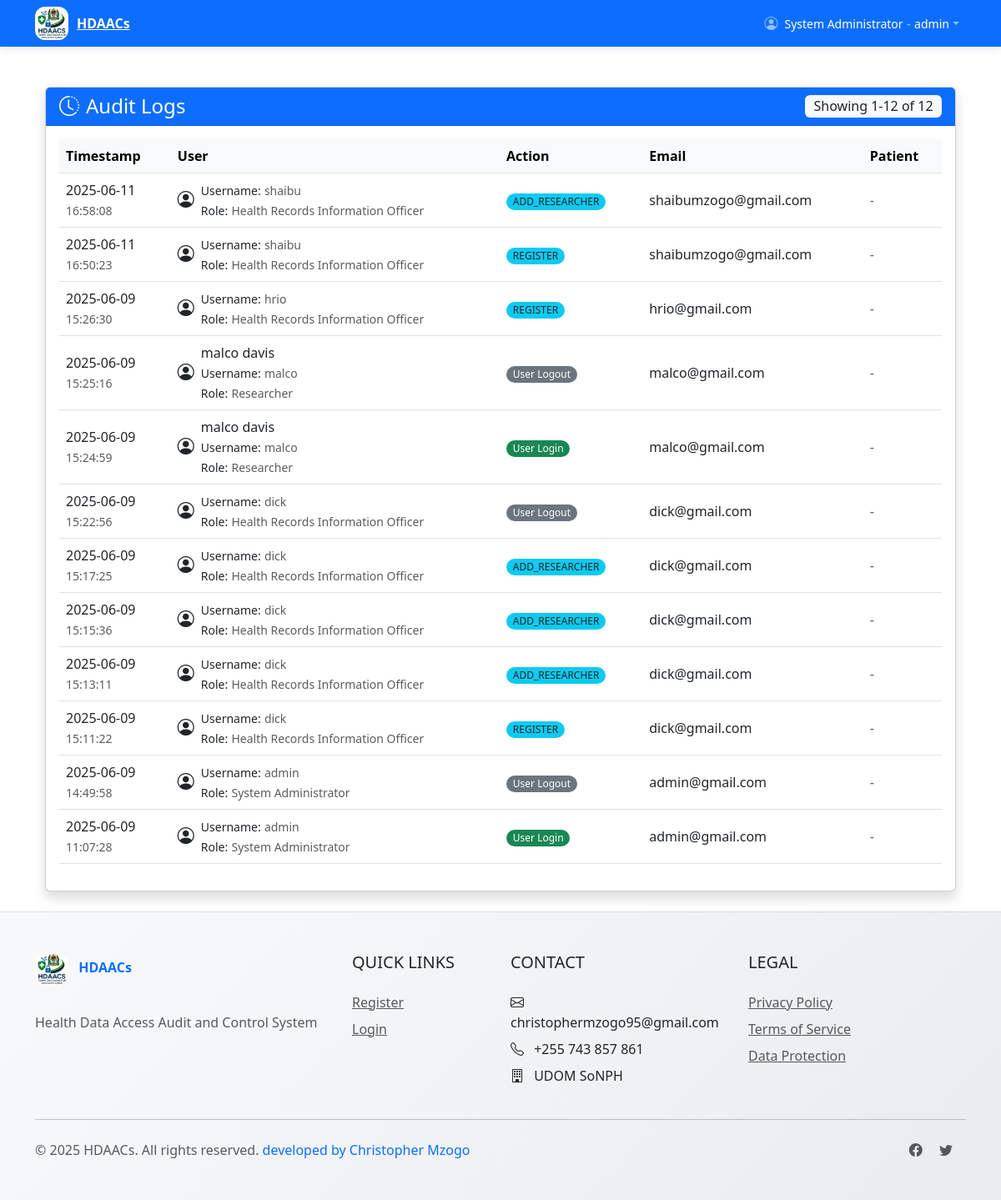
The app's page /audit/ (signed in) with its own data.
### accounts/models.py (models this page shows, shortened)
class CustomUser(AbstractUser):
    FACILITY_CHOICES = [
        ('FAC1', 'Main Hospital'),
        ('FAC2', 'Regional Clinic'),
    ]
    ROLE_CHOICES = [
        ('HRIO', 'Health Records Information Officer'),
        ('DOCTOR', 'Doctor'),
        ('NURSE', 'Nurse'),
        ('PHARMACIST', 'Pharmacist'),
        ('ICT', 'ICT Staff'),
        ('HOD', 'Head of Department'),
        ('ADMIN', 'System Administrator'),
        ('AUDITOR', 'Auditor'),
        ('RESEARCHER', 'Researcher'),
    ]
    facility = models.CharField(max_length=50, choices=FACILITY_CHOICES, blank=True, null=True)
    role = models.CharField(max_length=20, choices=ROLE_CHOICES)
    department = models.CharField(max_length=100, blank=True, null=True)
    phone_number = models.CharField(max_length=20, blank=True, null=True)

### audit/models.py (models this page shows, shortened)
class AuditLog(models.Model):
    ACTION_CHOICES = [
        ('LOGIN', 'User Login'),
        ('LOGOUT', 'User Logout'),
        ('VIEW', 'Data View'),
        ('REQUEST', 'Data Request'),
        ('APPROVE', 'Request Approval'),
        ('DENY', 'Request Denial'),
        ('CONSENT', 'Consent Response'),
        ('OVERRIDE', 'Consent Override'),
        ('SHARE', 'Data Sharing'),
        ('HOD_NOTIFY', 'HOD Notification'),
    ]
    user = models.ForeignKey(User, on_delete=models.SET_NULL, null=True, blank=True)
    action = models.CharField(max_length=20, choices=ACTION_CHOICES)
    patient = models.ForeignKey('patients.Patient', on_delete=models.SET_NULL, null=True, blank=True)
    request = models.ForeignKey('requests.DataRequest', on_delete=models.SET_NULL, null=True, blank=True)
    timestamp = models.DateTimeField(auto_now_add=True)
    ip_address = models.GenericIPAddressField(blank=True, null=True)
    class Meta:
        ordering = ['-timestamp']

### audit/views.py (the view)
# urls.py: path('', views.audit_logs, name='audit_logs'),
def audit_logs(request):
    logs_list = AuditLog.objects.select_related('user', 'patient').order_by('-timestamp')
    paginator = Paginator(logs_list, 25)
    page = request.GET.get('page')
    try:
        logs = paginator.page(page)
    except PageNotAnInteger:
        logs = paginator.page(1)
    except EmptyPage:
        logs = paginator.page(paginator.num_pages)
    context = {
        'logs': logs,
        'debug': False  # Set to True temporarily for debugging
    }
    return render(request, 'audit/logs.html', context)

### audit/templates/audit/logs.html (shortened to what this page needs)
{% extends 'base.html' %}
{% block content %}
<div class="container-fluid">
    <div class="row mt-4">
        <div class="col-12">
            <div class="card shadow">
                <div class="card-header bg-primary text-white d-flex justify-content-between align-items-center">
                    <h4 class="mb-0">
                        <i class="bi bi-clock-history me-2"></i>Audit Logs
                    </h4>
                    <span class="badge bg-light text-dark fs-6">
                        Showing {{ logs.start_index }}-{{ logs.end_index }} of {{ logs.paginator.count }}
                    </span>
                </div>
                <div class="card-body">
                    <div class="table-responsive">
                        <table class="table table-hover align-middle">
                            <thead class="table-light">
                                <tr>
                                    <th class="w-15">Timestamp</th>
                                    <th class="w-15">User</th>
                                    <th class="w-15">Action</th>
                                    <th class="w-25">Email</th>
                                    <th class="w-15">Patient</th>
                                </tr>
                            </thead>
                            <tbody>
                                {% for log in logs %}
                                <tr>
                                    <td>
                                        <span class="d-block">{{ log.timestamp|date:"Y-m-d" }}</span>
                                        <small class="text-muted">{{ log.timestamp|time:"H:i:s" }}</small>
                                    </td>
                                    <td>
                                        {% if log.user %}
                                            <div class="d-flex align-items-center">
                                                <div class="flex-shrink-0 me-2">
                                                    <i class="bi bi-person-circle fs-5"></i>
                                                </div>
                                                <div>
                                                    <span class="d-block">{{ log.user.get_full_name }}</span>
                                                    <small>Username:</small> <small class="text-muted">{{ log.user.username }}</small><br>
                                                    <small>Role:</small> <small class="text-muted">{{ log.user.get_role_display }}</small>
                                                </div>
                                            </div>
                                        {% else %}
                                            <span class="text-muted">System</span>
                                        {% endif %}
                                    </td>
                                    <td>
                                        <span class="badge rounded-pill
                                            {% if log.action == 'LOGIN' %}bg-success
                                            {% elif log.action == 'LOGOUT' %}bg-secondary
                                            {% elif 'DENY' in log.action %}bg-danger
                                            {% elif 'APPROVE' in log.action %}bg-success
                                            {% else %}bg-info text-dark{% endif %}">
                                            {{ log.get_action_display }}
                                        </span>
                                    </td>
                                    <td>
                                        <div class="text-truncate" style="max-width: 250px;">
                                            {% if log.user %}
                                                {{ log.user.email }}
                                            {% else %}
                                                <span class="text-muted">-</span>
                                            {% endif %}
                                        </div>
                                    </td>
                                    <td>
                                        {% if log.patient %}
                                            <a href="{% url 'patient_detail' log.patient.pk %}"
                                               class="text-decoration-none">
                                                <span class="d-block">{{ log.patient.patient_number }}</span>
                                                <small class="text-muted">{{ log.patient.first_name }} {{ log.patient.last_name }}</small>
                                            </a>
                                        {% else %}
                                            <span class="text-muted">-</span>
                                        {% endif %}
                                    </td>
                                </tr>
                                {% endfor %}
                            </tbody>
                        </table>
                    </div>
                </div>
            </div>
        </div>
    </div>
</div>
{% endblock %}

### templates/base.html (shortened to what this page needs)
<!DOCTYPE html>
<html lang="en">
<head>
    <link href="https://cdn.jsdelivr.net/npm/bootstrap@5.3.0/dist/css/bootstrap.min.css" rel="stylesheet">
    <link rel="stylesheet" href="https://cdn.jsdelivr.net/npm/bootstrap-icons@1.10.0/font/bootstrap-icons.css">
     <link href="https://cdn.jsdelivr.net/npm/bootstrap@5.3.0/dist/css/bootstrap.min.css" rel="stylesheet">
    <link href="https://cdn.jsdelivr.net/npm/bootstrap-icons/font/bootstrap-icons.css" rel="stylesheet">
    {% load static %}
    {% load widget_tweaks %}
    <link rel="stylesheet" href="{% static 'css/styles.css' %}">
</head>
<body>
    <nav class="navbar navbar-expand-lg navbar-dark bg-primary">
        <div class="container">
            <a class="navbar-brand-logo" href="#">
                <img src="{% static 'img/lg.jpg' %}" alt="HDAACs Logo" class="logo-img">
                <span>HDAACs</span>
            </a>
            <div class="collapse navbar-collapse" id="navbarNav">
                <ul class="navbar-nav">
                    {% if user.is_authenticated %}
                        <li class="nav-item dropdown">
                            <a class="nav-link dropdown-toggle d-flex align-items-center" href="#" role="button" data-bs-toggle="dropdown">
                                <i class="bi bi-person-circle me-2"></i>
                                <div>
                                    <small class="text-white-50" style="color: white !important;">{{ user.get_role_display }}</small> -
                                    <small class="text-white-50" style="color: white !important;">{{ user.username }}</small>
                                </div>
                            </a>
                        </li>
                    {% endif %}
                </ul>
            </div>
        </div>
    </nav>
    <main class="container my-4">
        {% block content %}{% endblock %}
    </main>
    <footer class="py-5">
        <div class="container">
            <div class="row">
                <div class="col-lg-4 mb-4 mb-lg-0">
                    <div class="footer-logo">
                        <img src="{% static 'img/lg.jpg' %}" alt="HDAACs Logo" class="logo-img me-2">
                        HDAACs
                    </div>
                    <p class="text-muted mt-3">
                        Health Data Access Audit and Control System
                    </p>
                </div>
                <div class="col-lg-2 col-md-6 mb-4 mb-md-0">
                    <h5 class="text-uppercase mb-4">Quick Links</h5>
                    <ul class="list-unstyled">
                                                 <li class="mb-2"><a href="{% url 'register' %}" class="text-muted">Register</a></li>
                        <li class="mb-2"><a href="{% url 'login' %}" class="text-muted">Login</a></li>
                    </ul>
                </div>
                <div class="col-lg-3 col-md-6 mb-4 mb-md-0">
                    <h5 class="text-uppercase mb-4">Contact</h5>
                    <ul class="list-unstyled">
                        <li class="mb-2"><i class="bi bi-envelope me-2"></i> christophermzogo95@gmail.com</li>
                        <li class="mb-2"><i class="bi bi-telephone me-2"></i> +255 743 857 861</li>
                        <li class="mb-2"><i class="bi bi-building me-2"></i> UDOM SoNPH</li>
                    </ul>
                </div>
                <div class="col-lg-3 col-md-6">
                    <h5 class="text-uppercase mb-4">Legal</h5>
                    <ul class="list-unstyled">
                        <li class="mb-2"><a href="#" class="text-muted">Privacy Policy</a></li>
                        <li class="mb-2"><a href="#" class="text-muted">Terms of Service</a></li>
                        <li class="mb-2"><a href="#" class="text-muted">Data Protection</a></li>
                    </ul>
                </div>
            </div>
            <hr class="my-4">
            <div class="row align-items-center">
                <div class="col-md-6 text-center text-md-start">
                    <p class="text-muted mb-0">© {% now "Y" %} HDAACs. All rights reserved. <span style="color: #0d6efd;">developed by Christopher Mzogo</span></p>
                </div>
                <div class="col-md-6 text-center text-md-end">
                    <a href="#" class="text-muted me-3"><i class="bi bi-facebook"></i></a>
                    <a href="#" class="text-muted me-3"><i class="bi bi-twitter"></i></a>
                </div>
            </div>
        </div>
    </footer>
</body>
</html>

### static/css/styles.css (style rules this page uses)
body { display: flex; flex-direction: column; min-height: 100vh; }
main { flex: 1; }
.card { box-shadow: 0 0.125rem 0.25rem rgba(0, 0, 0, 0.075); }
.card-header { font-weight: 500; }
.table th { white-space: nowrap; }
.badge { font-weight: 500; }

### templates/base.html (style rules this page uses)
.navbar-brand-logo { display: flex; align-items: center; font-weight: 700; color: white; }
.logo-img { height: 40px; margin-right: 10px; border-radius: 30%; }
.navbar { box-shadow: 0 2px 10px rgba(0,0,0,0.1); padding-top: 0.5rem; padding-bottom: 0.5rem; }
footer { background: linear-gradient(135deg, #f8f9fa 0%, #e9ecef 100%); border-top: 1px solid rgba(0,0,0,0.1); }
.footer-logo { font-weight: 700; color: #0d6efd; margin-bottom: 1rem; display: inline-block; }
.nav-link { font-weight: 500; padding: 0.5rem 1rem; border-radius: 0.25rem; transition: all 0.3s ease; }

### records on screen
CustomUser: role "System Administrator", username "admin"
AuditLog: timestamp "2025-06-11", timestamp "16:58:08", user.username "shaibu", user.role "Health Records Information Officer", action "ADD_RESEARCHER", user.email "shaibumzogo@gmail.com"
AuditLog: timestamp "2025-06-11", timestamp "16:50:23", user.username "shaibu", user.role "Health Records Information Officer", action "REGISTER", user.email "shaibumzogo@gmail.com"
AuditLog: timestamp "2025-06-09", timestamp "15:26:30", user.username "hrio", user.role "Health Records Information Officer", action "REGISTER", user.email "hrio@gmail.com"
AuditLog: timestamp "2025-06-09", timestamp "15:25:16", user.get_full_name "malco davis", user.username "malco", user.role "Researcher", action "User Logout", user.email "malco@gmail.com"
AuditLog: timestamp "2025-06-09", timestamp "15:24:59", user.get_full_name "malco davis", user.username "malco", user.role "Researcher", action "User Login", user.email "malco@gmail.com"
AuditLog: timestamp "2025-06-09", timestamp "15:22:56", user.username "dick", user.role "Health Records Information Officer", action "User Logout", user.email "dick@gmail.com"
AuditLog: timestamp "2025-06-09", timestamp "15:17:25", user.username "dick", user.role "Health Records Information Officer", action "ADD_RESEARCHER", user.email "dick@gmail.com"
AuditLog: timestamp "2025-06-09", timestamp "15:15:36", user.username "dick", user.role "Health Records Information Officer", action "ADD_RESEARCHER", user.email "dick@gmail.com"
AuditLog: timestamp "2025-06-09", timestamp "15:13:11", user.username "dick", user.role "Health Records Information Officer", action "ADD_RESEARCHER", user.email "dick@gmail.com"
AuditLog: timestamp "2025-06-09", timestamp "15:11:22", user.username "dick", user.role "Health Records Information Officer", action "REGISTER", user.email "dick@gmail.com"
AuditLog: timestamp "2025-06-09", timestamp "14:49:58", user.username "admin", user.role "System Administrator", action "User Logout", user.email "admin@gmail.com"
AuditLog: timestamp "2025-06-09", timestamp "11:07:28", user.username "admin", user.role "System Administrator", action "User Login", user.email "admin@gmail.com"

### other values on screen
{{ logs.start_index }} "1"
{{ logs.end_index }} "12"
{{ logs.paginator.count }} "12"
